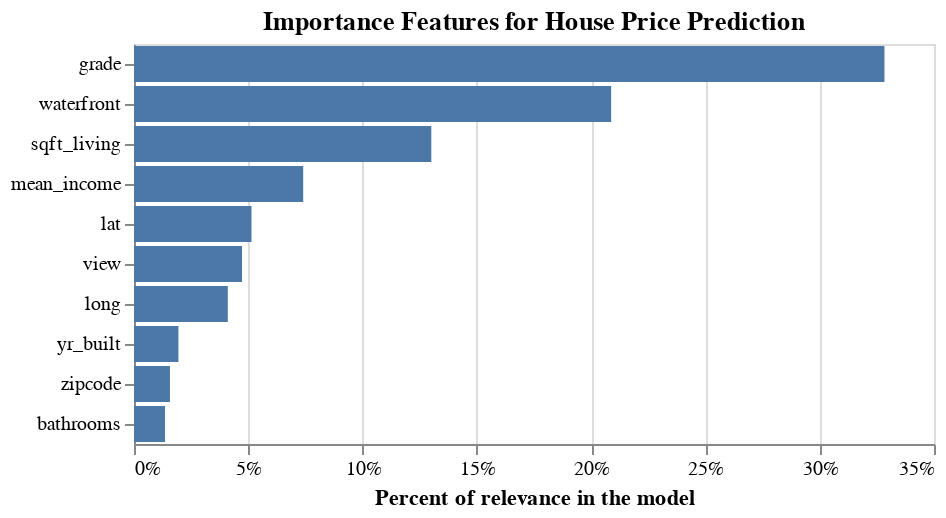

Write notebook code for a chart like this one.
### Code cell
# This presentation is basic, can be improved

import altair as alt
alt.themes.enable('fivethirtyeight')
feat_imports['percents'] = round((feat_imports.importances * 100).astype(float),2)
alt.Chart(feat_imports.head(10)).mark_bar().encode(
    alt.X("importances", axis=alt.Axis(format='%' ), title='Percent of relevance in the model'),
    alt.Y('feature names',sort='-x', title= '',axis=alt.Axis()),
    tooltip=('percents')).properties(title= 'Importance Features for House Price Prediction').configure_title(
    )

### Figure 1 — Vega-Lite specification as saved in the notebook (floating-point values rounded to 4 significant figures)
{"usermeta": {"embedOptions": {"theme": "fivethirtyeight"}}, "config": {"view": {"continuousWidth": 400, "continuousHeight": 300}, "title": {}}, "data": {"name": "data-46d24bd065b9d9ea9606d37e7876859a"}, "mark": "bar", "encoding": {"tooltip": {"field": "percents", "type": "quantitative"}, "x": {"axis": {"format": "%"}, "field": "importances", "title": "Percent of relevance in the model", "type": "quantitative"}, "y": {"axis": {}, "field": "feature names", "sort": "-x", "title": "", "type": "nominal"}}, "title": "Importance Features for House Price Prediction", "$schema": "https://vega.github.io/schema/vega-lite/v4.17.0.json", "datasets": {"data-46d24bd065b9d9ea9606d37e7876859a": [{"feature names": "grade", "importances": 0.3283, "percents": 32.83}, {"feature names": "waterfront", "importances": 0.2088, "percents": 20.88}, {"feature names": "sqft_living", "importances": 0.1301, "percents": 13.01}, {"feature names": "mean_income", "importances": 0.07403, "percents": 7.4}, {"feature names": "lat", "importances": 0.0514, "percents": 5.14}, {"feature names": "view", "importances": 0.04725, "percents": 4.72}, {"feature names": "long", "importances": 0.04104, "percents": 4.1}, {"feature names": "yr_built", "importances": 0.01944, "percents": 1.94}, {"feature names": "zipcode", "importances": 0.01573, "percents": 1.57}, {"feature names": "bathrooms", "importances": 0.01358, "percents": 1.36}]}}
